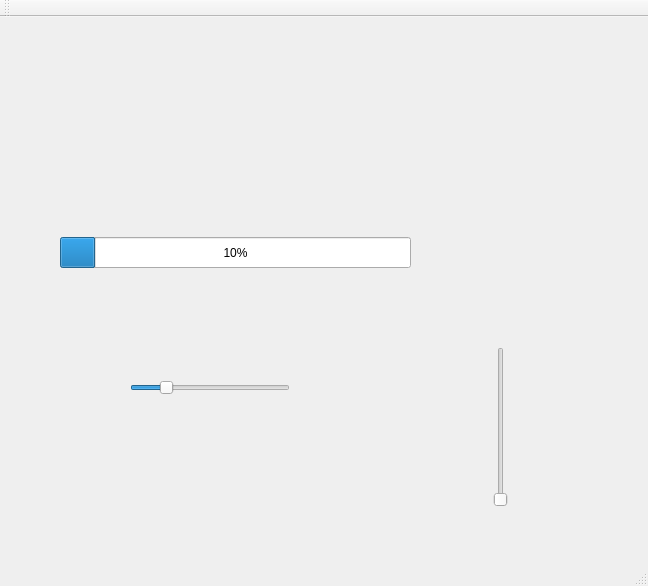
<?xml version="1.0" encoding="UTF-8"?>
<ui version="4.0">
 <class>MainWindow</class>
 <widget class="QMainWindow" name="MainWindow">
  <property name="geometry">
   <rect>
    <x>0</x>
    <y>0</y>
    <width>648</width>
    <height>586</height>
   </rect>
  </property>
  <property name="windowTitle">
   <string>MainWindow</string>
  </property>
  <widget class="QWidget" name="centralWidget">
   <widget class="QSlider" name="horizontalSlider">
    <property name="geometry">
     <rect>
      <x>130</x>
      <y>360</y>
      <width>160</width>
      <height>22</height>
     </rect>
    </property>
    <property name="maximum">
     <number>100</number>
    </property>
    <property name="singleStep">
     <number>6</number>
    </property>
    <property name="value">
     <number>20</number>
    </property>
    <property name="orientation">
     <enum>Qt::Horizontal</enum>
    </property>
   </widget>
   <widget class="QSlider" name="verticalSlider">
    <property name="geometry">
     <rect>
      <x>490</x>
      <y>330</y>
      <width>22</width>
      <height>160</height>
     </rect>
    </property>
    <property name="orientation">
     <enum>Qt::Vertical</enum>
    </property>
   </widget>
   <widget class="QProgressBar" name="progressBar">
    <property name="geometry">
     <rect>
      <x>60</x>
      <y>220</y>
      <width>351</width>
      <height>31</height>
     </rect>
    </property>
    <property name="value">
     <number>10</number>
    </property>
    <property name="alignment">
     <set>Qt::AlignCenter</set>
    </property>
    <property name="textVisible">
     <bool>true</bool>
    </property>
   </widget>
  </widget>
  <widget class="QMenuBar" name="menuBar">
   <property name="geometry">
    <rect>
     <x>0</x>
     <y>0</y>
     <width>648</width>
     <height>23</height>
    </rect>
   </property>
  </widget>
  <widget class="QToolBar" name="mainToolBar">
   <attribute name="toolBarArea">
    <enum>TopToolBarArea</enum>
   </attribute>
   <attribute name="toolBarBreak">
    <bool>false</bool>
   </attribute>
  </widget>
  <widget class="QStatusBar" name="statusBar"/>
 </widget>
 <layoutdefault spacing="6" margin="11"/>
 <resources/>
 <connections/>
</ui>
